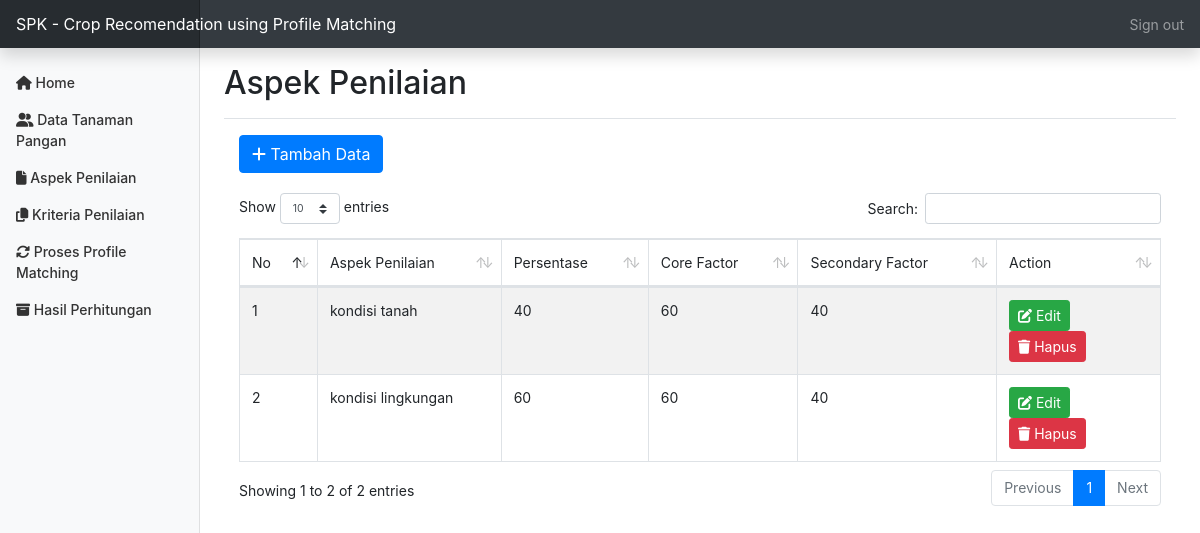
Before: /home.php?page=aspek (signed in) with the older database file.
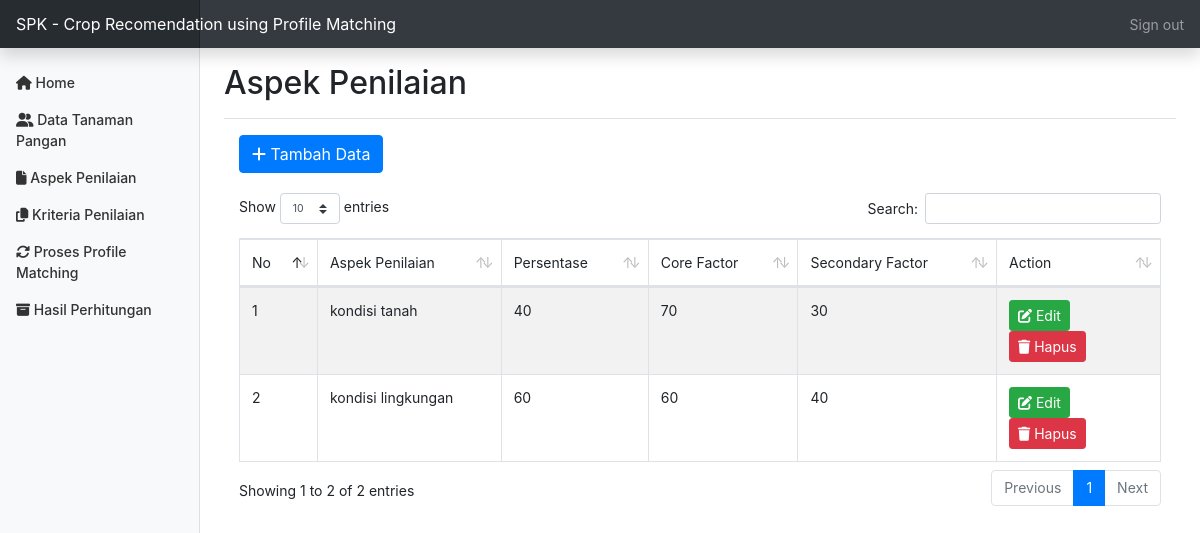
After: the same page with the newer database file.
### tables this page shows
CREATE TABLE `pm_aspek` (
  `id_aspek` tinyint(3) UNSIGNED NOT NULL,
  `aspek` varchar(100) NOT NULL,
  `prosentase` float NOT NULL,
  `bobot_core` float NOT NULL,
  `bobot_secondary` float NOT NULL
);

### aspek.php (the view, shortened to what this page needs)
<div class="container">
		<a href="home.php?page=tambah_aspek">
			<button style="margin-bottom: 20px;" class="btn btn-primary"> <i class="fa fa-plus"></i> Tambah Data </button>
		</a>
		<table id="example" class="table table-striped table-bordered" style="width:100%">
	    	<thead>
	    		<tr>
	    			<td>No</td>
	    			<td>Aspek Penilaian</td>
	    			<td>Persentase</td>
	    			<td>Core Factor</td>
	    			<td>Secondary Factor</td>
	    			<td>Action</td>
	    		</tr>
	    	</thead>
	    	<tbody>
				<?php
			        $no = 1;
			        $query = "SELECT * FROM pm_aspek ORDER BY id_aspek ASC";
			        $aspek_penilaian = $koneksi->prepare($query);
			        $aspek_penilaian->execute();
			        $res1 = $aspek_penilaian->get_result();
			        if ($res1->num_rows > 0) {
				        while ($row = $res1->fetch_assoc()) {
				        	$id = $row['id_aspek'];
				            $aspek = $row['aspek'];
				            $prosentase = $row['prosentase'];
				            $bobot_core = $row['bobot_core'];
				            $bobot_secondary = $row['bobot_secondary'];
				?>
					<tr>
						<td><?php echo $no++; ?></td>
						<td><?php echo $aspek; ?></td>
						<td><?php echo $prosentase; ?></td>
						<td><?php echo $bobot_core; ?></td>
						<td><?php echo $bobot_secondary; ?></td>
						<td>
							<a href="home.php?page=edit_aspek&aa=<?php echo base64_encode($id) ?>">
								<button class="btn btn-success btn-sm"> <i class="fa fa-edit"></i> Edit </button>
							</a>
							<a href="hapus_aspek.php?aa=<?php echo base64_encode($id) ?>" onclick="javascript: return confirm('Apakah Anda yakin ingin menghapus data ini?')">
								<button class="btn btn-danger btn-sm"> <i class="fa fa-trash"></i> Hapus </button>
							</a>
						</td>
					</tr>
			    <?php } } else { ?>
				    <tr>
				    	<td colspan='7'>Tidak ada data ditemukan</td>
				    </tr>
			    <?php } ?>
	    	</tbody>
	    </table>
    </div>

Changed rows visible on the page:
changed pm_aspek "kondisi tanah": bobot_core "60" → "70"; bobot_secondary "40" → "30"
